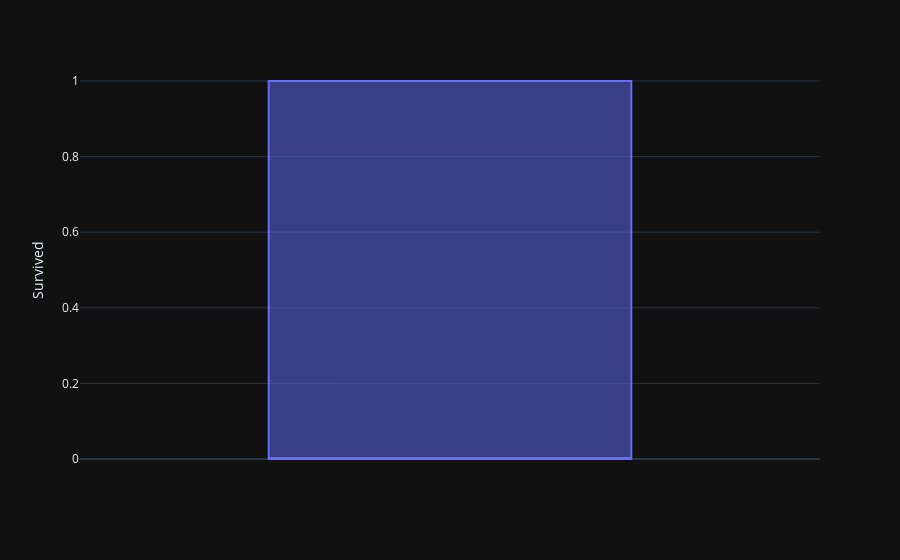
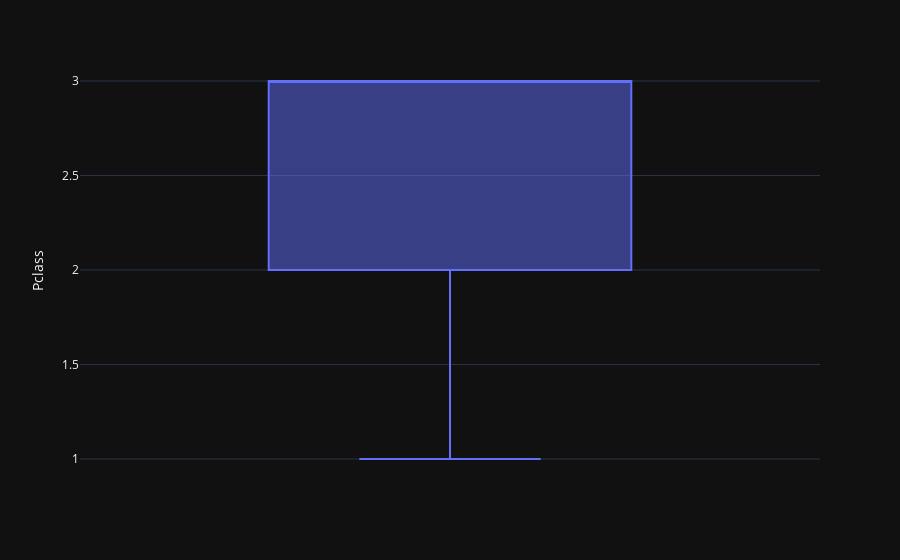
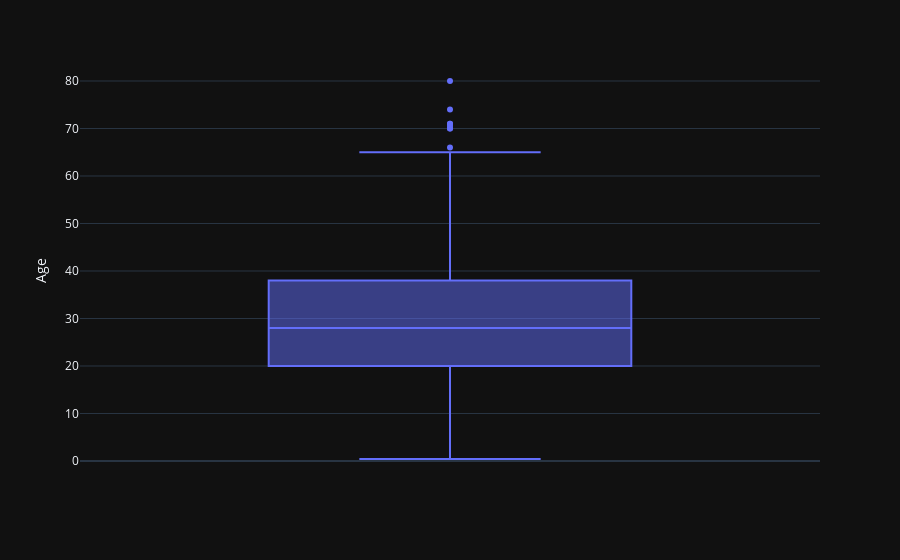
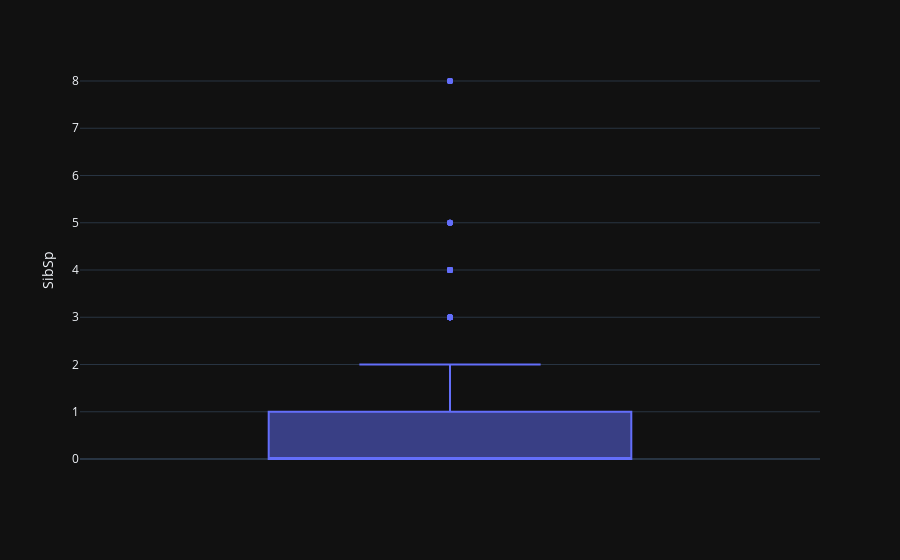

The cell these charts' notebook holds for them, in order:
### Code cell
preprocessing.boxplots_graphs()

### Figure 1 — Plotly figure (JSON) as saved in the notebook; plotly's stock layout.template omitted (floating-point values rounded to 4 significant figures; data arrays with more than 128 entries replaced by an {"elided": "..."} marker saying what was removed)
{"data": [{"alignmentgroup": "True", "hovertemplate": "Survived=%{y}<extra></extra>", "legendgroup": "", "marker": {"color": "#636efa"}, "name": "", "notched": false, "offsetgroup": "", "orientation": "v", "showlegend": false, "x0": " ", "xaxis": "x", "y": {"elided": "891 int values"}, "y0": " ", "yaxis": "y", "type": "box"}], "layout": {"xaxis": {"anchor": "y", "domain": [0.0, 1.0]}, "yaxis": {"anchor": "x", "domain": [0.0, 1.0], "title": {"text": "Survived"}}, "legend": {"tracegroupgap": 0}, "margin": {"t": 60}, "boxmode": "group"}}

### Figure 2 — Plotly figure (JSON) as saved in the notebook; plotly's stock layout.template omitted (floating-point values rounded to 4 significant figures; data arrays with more than 128 entries replaced by an {"elided": "..."} marker saying what was removed)
{"data": [{"alignmentgroup": "True", "hovertemplate": "Pclass=%{y}<extra></extra>", "legendgroup": "", "marker": {"color": "#636efa"}, "name": "", "notched": false, "offsetgroup": "", "orientation": "v", "showlegend": false, "x0": " ", "xaxis": "x", "y": {"elided": "891 int values"}, "y0": " ", "yaxis": "y", "type": "box"}], "layout": {"xaxis": {"anchor": "y", "domain": [0.0, 1.0]}, "yaxis": {"anchor": "x", "domain": [0.0, 1.0], "title": {"text": "Pclass"}}, "legend": {"tracegroupgap": 0}, "margin": {"t": 60}, "boxmode": "group"}}

### Figure 3 — Plotly figure (JSON) as saved in the notebook; plotly's stock layout.template omitted (floating-point values rounded to 4 significant figures; data arrays with more than 128 entries replaced by an {"elided": "..."} marker saying what was removed)
{"data": [{"alignmentgroup": "True", "hovertemplate": "Age=%{y}<extra></extra>", "legendgroup": "", "marker": {"color": "#636efa"}, "name": "", "notched": false, "offsetgroup": "", "orientation": "v", "showlegend": false, "x0": " ", "xaxis": "x", "y": {"elided": "891 float values"}, "y0": " ", "yaxis": "y", "type": "box"}], "layout": {"xaxis": {"anchor": "y", "domain": [0.0, 1.0]}, "yaxis": {"anchor": "x", "domain": [0.0, 1.0], "title": {"text": "Age"}}, "legend": {"tracegroupgap": 0}, "margin": {"t": 60}, "boxmode": "group"}}

### Figure 4 — Plotly figure (JSON) as saved in the notebook; plotly's stock layout.template omitted (floating-point values rounded to 4 significant figures; data arrays with more than 128 entries replaced by an {"elided": "..."} marker saying what was removed)
{"data": [{"alignmentgroup": "True", "hovertemplate": "SibSp=%{y}<extra></extra>", "legendgroup": "", "marker": {"color": "#636efa"}, "name": "", "notched": false, "offsetgroup": "", "orientation": "v", "showlegend": false, "x0": " ", "xaxis": "x", "y": {"elided": "891 int values"}, "y0": " ", "yaxis": "y", "type": "box"}], "layout": {"xaxis": {"anchor": "y", "domain": [0.0, 1.0]}, "yaxis": {"anchor": "x", "domain": [0.0, 1.0], "title": {"text": "SibSp"}}, "legend": {"tracegroupgap": 0}, "margin": {"t": 60}, "boxmode": "group"}}
